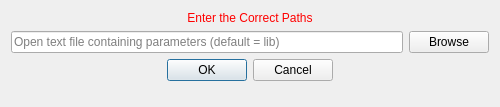
<?xml version="1.0" encoding="UTF-8"?>
<ui version="4.0">
 <class>EASIViewUIMeshing</class>
 <widget class="QWidget" name="EASIViewUIMeshing">
  <property name="geometry">
   <rect>
    <x>0</x>
    <y>0</y>
    <width>500</width>
    <height>107</height>
   </rect>
  </property>
  <property name="sizePolicy">
   <sizepolicy hsizetype="Minimum" vsizetype="Minimum">
    <horstretch>0</horstretch>
    <verstretch>0</verstretch>
   </sizepolicy>
  </property>
  <property name="minimumSize">
   <size>
    <width>500</width>
    <height>107</height>
   </size>
  </property>
  <property name="windowTitle">
   <string>Set Values</string>
  </property>
  <layout class="QGridLayout" name="gridLayout">
   <item row="8" column="0" colspan="2">
    <spacer name="spacer">
     <property name="orientation">
      <enum>Qt::Vertical</enum>
     </property>
     <property name="sizeType">
      <enum>QSizePolicy::Expanding</enum>
     </property>
     <property name="sizeHint" stdset="0">
      <size>
       <width>20</width>
       <height>0</height>
      </size>
     </property>
    </spacer>
   </item>
   <item row="2" column="1">
    <widget class="QPushButton" name="pushButton_1">
     <property name="text">
      <string>Browse</string>
     </property>
    </widget>
   </item>
   <item row="7" column="0" colspan="2">
    <widget class="QDialogButtonBox" name="buttonBox">
     <property name="enabled">
      <bool>true</bool>
     </property>
     <property name="orientation">
      <enum>Qt::Horizontal</enum>
     </property>
     <property name="standardButtons">
      <set>QDialogButtonBox::Cancel|QDialogButtonBox::Ok</set>
     </property>
     <property name="centerButtons">
      <bool>true</bool>
     </property>
    </widget>
   </item>
   <item row="2" column="0">
    <widget class="QLineEdit" name="lineEdit_1">
     <property name="placeholderText">
      <string>Open text file containing parameters (default = lib)</string>
     </property>
    </widget>
   </item>
   <item row="0" column="0" colspan="2">
    <widget class="QLabel" name="titleLabel">
     <property name="styleSheet">
      <string notr="true">QLabel { color: rgb(255, 0, 0) }</string>
     </property>
     <property name="text">
      <string>Enter the Correct Paths</string>
     </property>
     <property name="alignment">
      <set>Qt::AlignCenter</set>
     </property>
    </widget>
   </item>
  </layout>
 </widget>
 <layoutdefault spacing="6" margin="11"/>
 <resources/>
 <connections/>
</ui>
